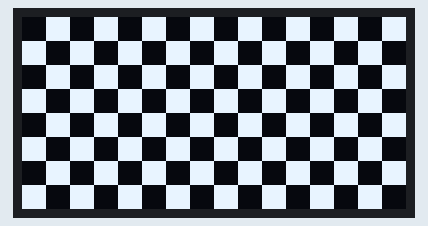
Simulated run of this sketch. Board: ESP32. On the bench: 128×64 one-colour display. Wiring (inferred from the names in the program): SSD1306 OLED at I2C address 0x3C. What the sketch prints to the serial monitor is not drawn.

Above: at 0.7 s.
At 2.7 s:
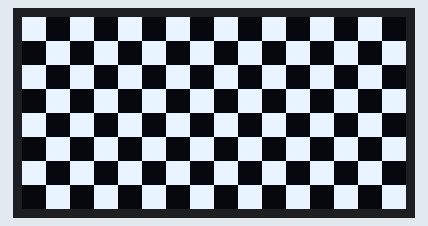

Measured:
- what the display in image 0 shows lasts 2.0 s, from 0.6 s to 2.6 s

The sketch:

t01_oled_i2c.ino
```cpp
/*
  SeedStick test 01: OLED on I2C (no library needed)
  ---------------------------------------------------
  1. Scans the I2C bus and prints every address it finds (the OLED should answer at 0x3C).
  2. Initialises the SSD1306 directly and shows a checkerboard that inverts every 2 s.

  Wiring (electronics/wiring.md): OLED GND -> blue rail, VDD -> red rail (3.3 V),
  SCK -> hole 14j (GPIO 22), SDA -> hole 17j (GPIO 21).
  Expected: serial monitor (115200 baud) shows "0x3C", the display shows a checkerboard.
*/
#include <Wire.h>

const int PIN_SDA = 21;
const int PIN_SCL = 22;
const uint8_t OLED_ADDR = 0x3C;

void oledCommand(uint8_t c) {
  Wire.beginTransmission(OLED_ADDR);
  Wire.write(0x00);  // control byte: command
  Wire.write(c);
  Wire.endTransmission();
}

void oledInit() {
  const uint8_t init[] = {
    0xAE,        // display off
    0xD5, 0x80,  // clock divide
    0xA8, 0x3F,  // multiplex 64
    0xD3, 0x00,  // display offset 0
    0x40,        // start line 0
    0x8D, 0x14,  // charge pump on
    0x20, 0x00,  // horizontal addressing
    0xA1,        // segment remap
    0xC8,        // COM scan direction
    0xDA, 0x12,  // COM pins
    0x81, 0xCF,  // contrast
    0xD9, 0xF1,  // pre-charge
    0xDB, 0x40,  // VCOM detect
    0xA4,        // follow RAM
    0xA6,        // normal (not inverted)
    0x2E,        // scrolling off
    0xAF         // display on
  };
  for (uint8_t c : init) oledCommand(c);
}

void oledCheckerboard() {
  oledCommand(0x21); oledCommand(0); oledCommand(127);  // columns 0..127
  oledCommand(0x22); oledCommand(0); oledCommand(7);    // pages 0..7
  for (int page = 0; page < 8; page++) {
    for (int x = 0; x < 128; x += 16) {
      Wire.beginTransmission(OLED_ADDR);
      Wire.write(0x40);  // control byte: data
      for (int i = 0; i < 16; i++) {
        bool on = (((x + i) / 8) + page) % 2;
        Wire.write(on ? 0xFF : 0x00);
      }
      Wire.endTransmission();
    }
  }
}

void setup() {
  Serial.begin(115200);
  delay(500);
  Serial.println("\n=== Test 01: OLED / I2C ===");
  Wire.begin(PIN_SDA, PIN_SCL);
  Wire.setClock(400000);

  int found = 0;
  for (uint8_t addr = 1; addr < 127; addr++) {
    Wire.beginTransmission(addr);
    if (Wire.endTransmission() == 0) {
      Serial.printf("Gefunden: 0x%02X\n", addr);
      found++;
    }
  }
  if (found == 0) {
    Serial.println("Nichts gefunden: SDA/SCK vertauscht? VDD und GND richtig? (Pinfolge am OLED: GND, VDD, SCK, SDA)");
  }

  oledInit();
  oledCheckerboard();
  Serial.println("Das Display sollte jetzt ein Schachbrett zeigen, das alle 2 s invertiert.");
}

void loop() {
  static bool inverted = false;
  delay(2000);
  inverted = !inverted;
  oledCommand(inverted ? 0xA7 : 0xA6);
}
```
